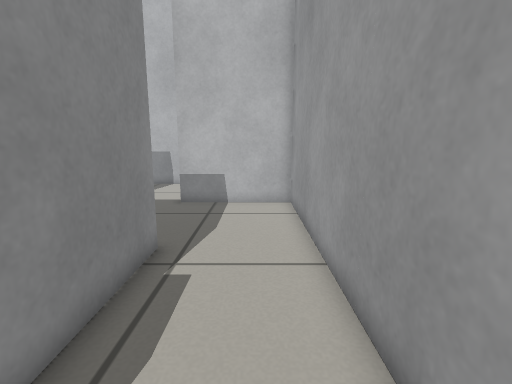
view 1 (above)

17 first-person views from a walk through a robot-simulator world made for Gazebo. The camera is 0.59 m above the floor, tilts 10° down and sees 85° across. The floor is counted in squares, 0.2 m on a side. Each view is taken from the middle of a square. On the plan, view 1 faces up. The plan holds only what a view shows up to about 20 squares ahead; the rest is blank.

view 2
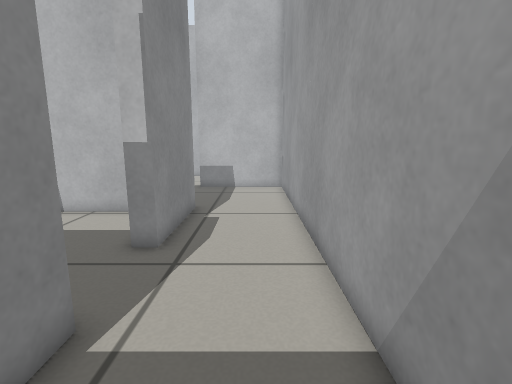

view 3
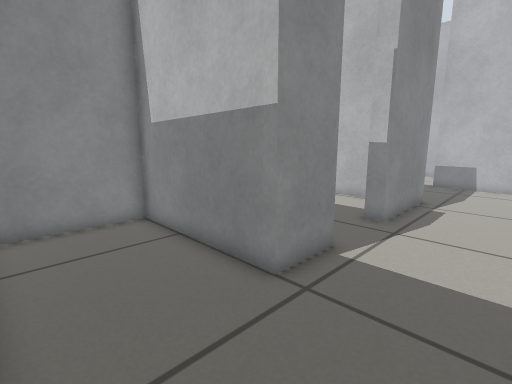

view 4
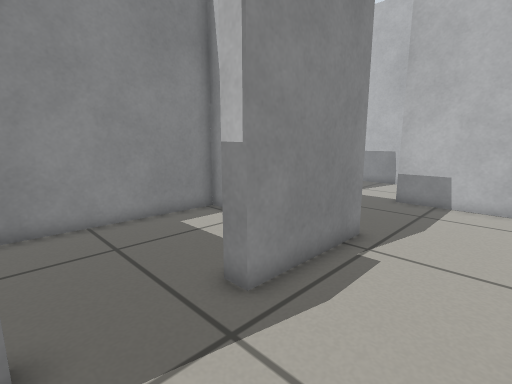

view 5
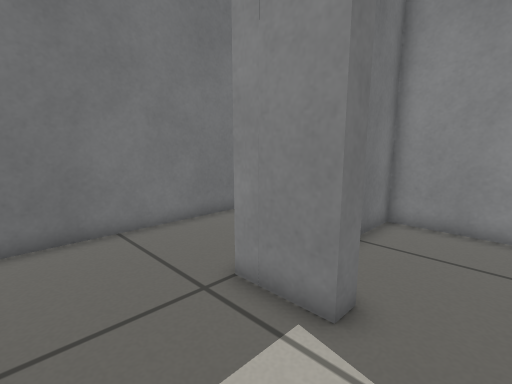

view 6
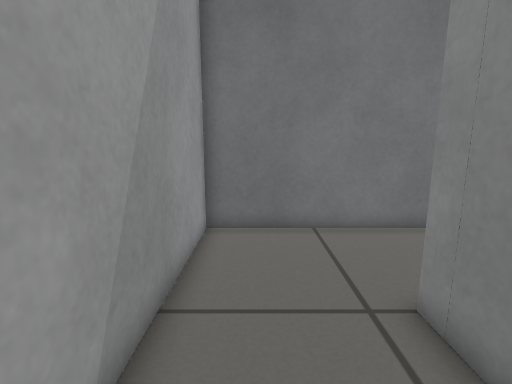

view 7
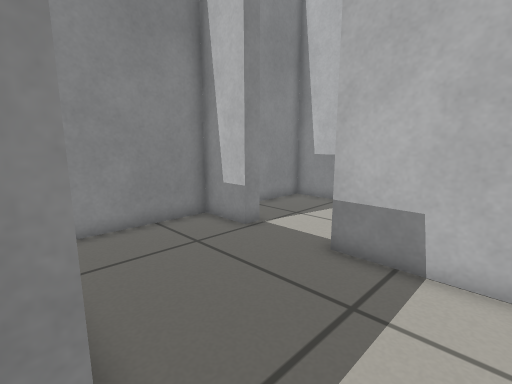

view 8
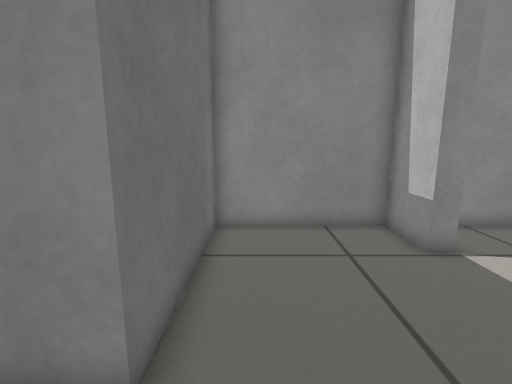

view 9
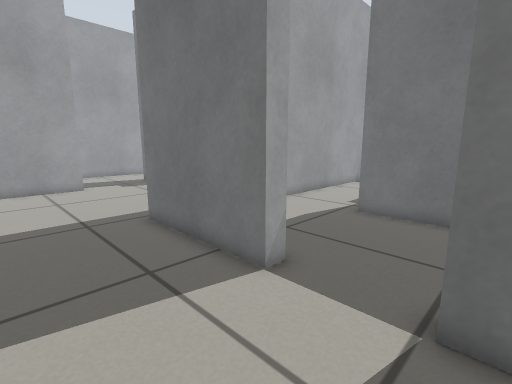

view 10
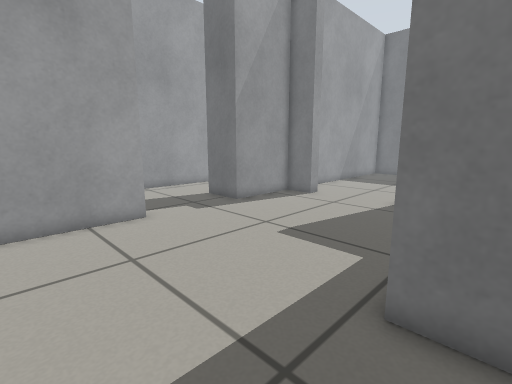

view 11
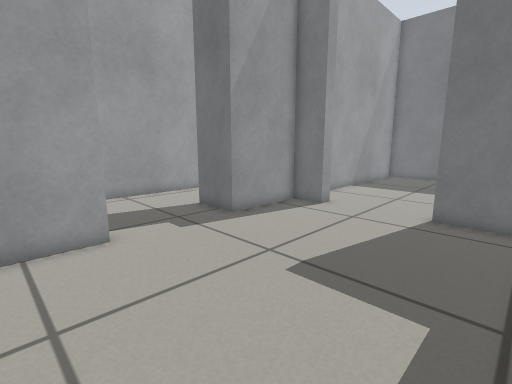

view 12
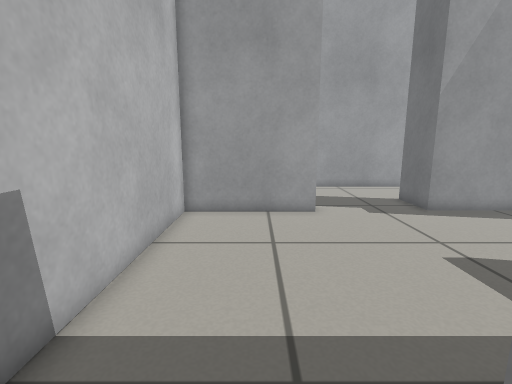

view 13
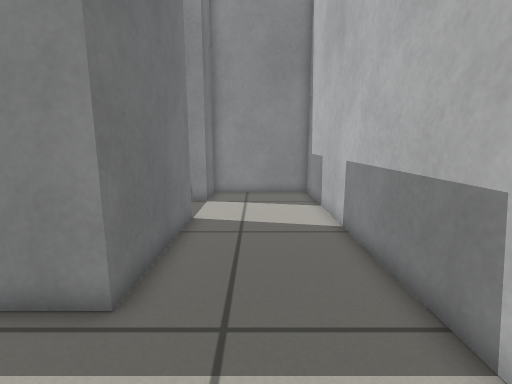

view 14
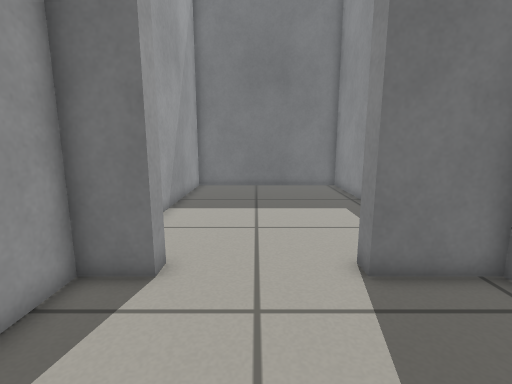

view 15
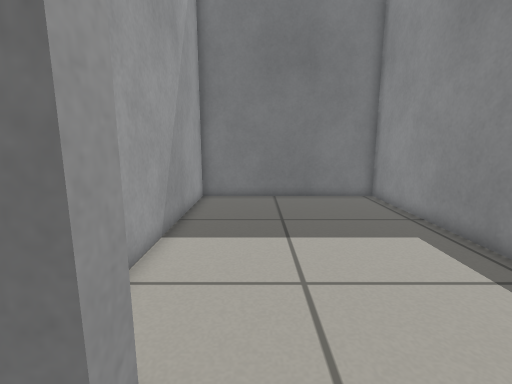

view 16
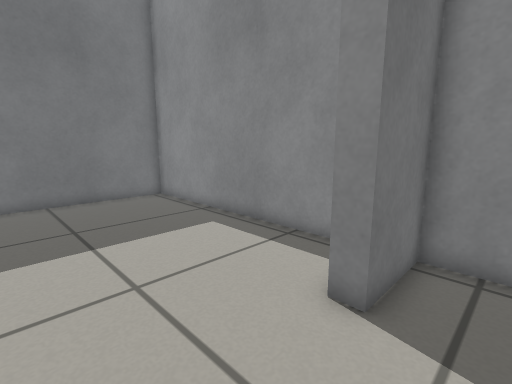

view 17
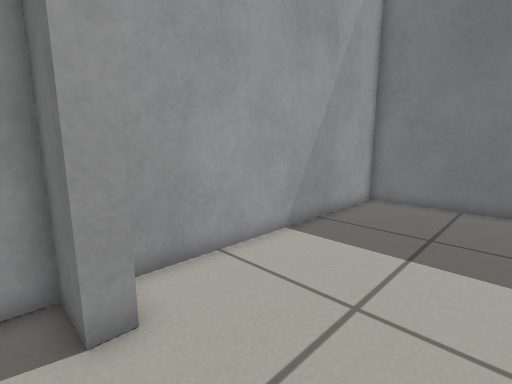

### Floor plan
Points are (right, up) in squares from view 1. A wall is a line through its corners. A room is listed if a view was taken in it or the views show most of it. See-through windows are left out.
Room 1 (views 1, 4, 5, 6, 7, 8)
walls: (-2.8, 7.5) (-2.8, 2.5) (-3.6, 2.5); (-3.6, -1) (-2.8, -1) (-2.8, -3.5); (1.7, -3.4) (1.7, 13.7) (-3.8, 13.7)
ways out: opening at (-0.5, -2.5) to room 2; opening at (-3, 0.5) to room 5; opening at (-3, 10.5) to room 6
Room 2 (views 2, 3)
walls: (-2.8, -3.5) (-9.7, -3.5) (-9.7, -7.9); (-7.1, -8.4) (1.7, -8.4) (1.7, -3.4)
ways out: opening at (-0.5, -2.5) to room 1
Room 3 (views 9, 10, 11, 12, 13, 14, 15, 16, 17)
walls: (2.5, 7) (2.5, 5.2) (5.5, 5.2) (5.5, 4.4); (-3.8, 13.7) (-3.8, 14.4) (2.5, 14.4) (2.5, 12.5); (11.8, 14.4) (11.8, 20.1) (-9.7, 20.1) (-9.7, 14.4) (-7.3, 14.4) (-7.3, 13.7); (10.2, 4.4) (10.2, 5.2) (12, 5.2) (12, 9.4)
ways out: opening at (8, 5) to room 4; opening at (-5.5, 14) to room 6; opening at (12, 12)
Room 4 (no view inside)
walls: (2.5, 2.9) (2.5, -8.4) (12, -8.4) (12, 3.9)
ways out: opening at (8, 5) to room 3
Room 5 (no view inside)
walls: (-5.2, 6.8) (-9.7, 6.8) (-9.7, -2.7) (-7.5, -2.7)
ways out: opening at (-3, 0.5) to room 1
Room 6 (no view inside)
walls: (-7.3, 13.7) (-9.7, 13.7) (-9.7, 7.5) (-2.8, 7.5)
ways out: opening at (-3, 10.5) to room 1; opening at (-5.5, 14) to room 3

Positions as (right, up) in squares from view 1, and headings:
1: (0, 0), facing up
2: (0, -5), facing up
3: (1, -8), facing up-left
4: (1, -1), facing up-left
5: (1, 1), facing down-left
6: (0, 1), facing down
7: (0, 7), facing up-left
8: (0, 9), facing left
9: (-8, 19), facing down-right
10: (1, 19), facing down-right
11: (3, 17), facing down-right
12: (0, 17), facing right
13: (7, 17), facing left
14: (8, 11), facing down
15: (9, 7), facing down
16: (10, 7), facing down-left
17: (6, 6), facing down-right
